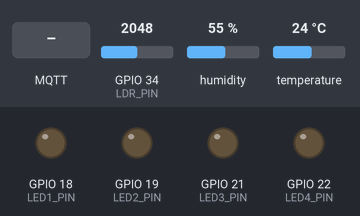
Bench run of a sketch on a simulated ESP32. Shown: output pins drawn as LEDs (lit = HIGH). Dashed ring = blinking. The inputs (shaded band) are chosen by the test bench; at power-on: GPIO 34 (LDR_PIN) = 2048, humidity 55 %, temperature 24 °C. WiFi joins after 1.5 s; servers stay silent unless stated; random numbers use the default seed unless the sketch sets one; no MQTT or app messages arrive unless stated; what the sketch prints to the serial monitor is not drawn.

Above: at 2.7 s.
2.8 s: GPIO 34 (LDR_PIN) set to 0
At 4.0 s:
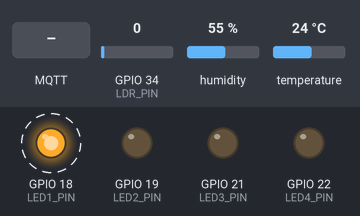
7.6 s: MQTT message "ON" arrives on the first subscribed topic
10.1 s: MQTT message "1" arrives on the first subscribed topic
Timing chart, 0 to 20.8 s (numbered marks = the images above; inputs shaded):
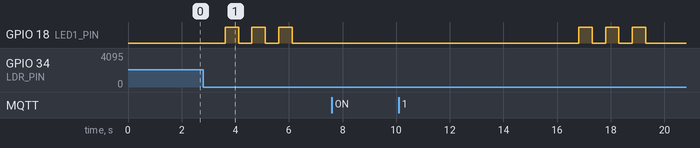

The sketch:

final.ino
```cpp
#include <WiFi.h>
#include <PubSubClient.h>
#include <DHT.h>
#include <ArduinoJson.h>

// Định nghĩa các chân kết nối
#define DHTPIN 4        // Cổng DHT11
#define DHTTYPE DHT11   // Cảm biến DHT11
#define LDR_PIN 34      // Cổng quang trở (LDR)
#define LED1_PIN 18     // LED 1
#define LED2_PIN 19     // LED 2
#define LED3_PIN 21     // LED 3
#define LED4_PIN 22      // LED 4
// Cấu hình WiFi và MQTT broker
const char* ssid = "Redmi Note 11T Pro";
const char* password = "1234567t";
const char* mqtt_server = "192.168.142.52";
const int mqtt_port = 1883;
const char* mqtt_user = "admin";
const char* mqtt_password = "admin";

WiFiClient espClient;
PubSubClient client(espClient);
DHT dht(DHTPIN, DHTTYPE);

// Biến lưu trạng thái trước đó của các LED
bool previousStateLED2 = LOW;
bool previousStateLED3 = LOW;
bool previousStateLED4 = LOW;

void setup() {
  Serial.begin(9600);

  // Thiết lập các chân LED là OUTPUT
  pinMode(LED1_PIN, OUTPUT);
  pinMode(LED2_PIN, OUTPUT);
  pinMode(LED3_PIN, OUTPUT);
  pinMode(LED4_PIN, OUTPUT);
  // Khởi tạo cảm biến DHT
  dht.begin();

  // Kết nối WiFi
  setup_wifi();

  // Kết nối tới MQTT broker
  client.setServer(mqtt_server, mqtt_port);
  client.setCallback(callback);
}

void setup_wifi() {
  delay(10);
  Serial.println("Connecting to WiFi...");
  WiFi.begin(ssid, password);

  while (WiFi.status() != WL_CONNECTED) {
    delay(500);
    Serial.print(".");
  }

  Serial.println("\nWiFi connected");
}

void reconnect() {
  while (!client.connected()) {
    Serial.println("Connecting to MQTT...");
    if (client.connect("ESP32Client", mqtt_user, mqtt_password)) {
      Serial.println("Connected to MQTT broker");
      client.subscribe("esp32/devices_control");
    } else {
      Serial.print("Failed to connect, rc=");
      Serial.print(client.state());
      Serial.println(" retrying in 5 seconds");
      delay(5000);
    }
  }
}

void callback(char* topic, byte* payload, unsigned int length) {
    StaticJsonDocument<200> doc;
    DeserializationError error = deserializeJson(doc, payload, length);
    if (error) {
        Serial.print("Failed to parse JSON: ");
        Serial.println(error.f_str());
        return;
    }

    const char* led4 = doc["Fan"];
    const char* led2 = doc["Air Conditioner"];
    const char* led3 = doc["Light"];
    bool newLED2State, newLED3State, newLED4State;

    if (led4 != nullptr) {
        newLED4State = (strcmp(led4, "ON") == 0);
        if (newLED4State != previousStateLED4) {
            digitalWrite(LED4_PIN, newLED4State ? HIGH : LOW);
            previousStateLED4 = newLED4State;

            String payload_pub = "{\"Fan\":\"" + String(led4) + "\"}";
            client.publish("esp32/devices_control/confirmed", payload_pub.c_str());
        }
    }


    // Điều khiển và cập nhật LED2 (Air Conditioner)
    if (led2 != nullptr) {
        newLED2State = (strcmp(led2, "ON") == 0);
        if (newLED2State != previousStateLED2) {
            digitalWrite(LED2_PIN, newLED2State ? HIGH : LOW);
            previousStateLED2 = newLED2State;

            String payload_pub = "{\"Air Conditioner\":\"" + String(led2) + "\"}";
            client.publish("esp32/devices_control/confirmed", payload_pub.c_str());
        }
    }

    // Điều khiển và cập nhật LED3 (Light)
    if (led3 != nullptr) {
        newLED3State = (strcmp(led3, "ON") == 0);
        if (newLED3State != previousStateLED3) {
            digitalWrite(LED3_PIN, newLED3State ? HIGH : LOW);
            previousStateLED3 = newLED3State;
            String payload_pub = "{\"Light\":\"" + String(led3) + "\"}";
            client.publish("esp32/devices_control/confirmed", payload_pub.c_str());
        }
    }

    Serial.print("Message received on topic: ");
    Serial.print(topic);
    Serial.print(". JSON: ");
    serializeJson(doc, Serial);
    Serial.println();
}

// Hàm chuyển đổi từ giá trị LDR sang lux
float ldrToLux(int ldrValue) {
  float voltage = (ldrValue / 4095.0) * 3.3;
  float lux = 500 * pow(voltage, -1.5);
  return lux;
}

void loop() {
  if (!client.connected()) {
    reconnect();
  }
  client.loop();

  // Đọc dữ liệu từ DHT11
  float h = dht.readHumidity();
  float t = dht.readTemperature();

  int ldrValue = analogRead(LDR_PIN);
  float lux = ldrToLux(ldrValue);

  long windspeed = random(0, 101); // Giá trị ngẫu nhiên trong khoảng từ 0 đến 100

  if (isnan(h) || isnan(t)) {
    Serial.println("Failed to read from DHT sensor!");
    return;
  }

  // In dữ liệu ra Serial
  Serial.print("Humidity: ");
  Serial.print(h);
  Serial.print("%  Temperature: ");
  Serial.print(t);
  Serial.print("°C  Lux: ");
  Serial.print(lux);
  Serial.print("  Windspeed: ");
  Serial.println(windspeed);

  // Tạo chuỗi JSON cho dữ liệu sensor
  String payload = "{\"humidity\":" + String(h) +
                   ",\"temperature\":" + String(t) +
                   ",\"lux\":" + String(lux) +
                   ",\"windspeed\":" + String(windspeed) + "}";

  // Đẩy dữ liệu JSON lên MQTT
  client.publish("esp32/sensor_data", payload.c_str());

  // Nếu windspeed >= 60 thì nháy LED1
  if (windspeed >= 60) {
    for(int i = 0; i < 3; i++) {  // Lặp 3 lần
        digitalWrite(LED1_PIN, HIGH);  // Bật LED1
        delay(500);                    // Chờ 500ms
        digitalWrite(LED1_PIN, LOW);   // Tắt LED1
        delay(500);                    // Chờ 500ms
    }
} else {
    digitalWrite(LED1_PIN, LOW);   // Tắt LED1 nếu windspeed < 60
}

  // Gửi dữ liệu mỗi 2 giây
  delay(2000);
}
```

Measured:
- after the input at 7.6 s, every drawn part: stays the same
